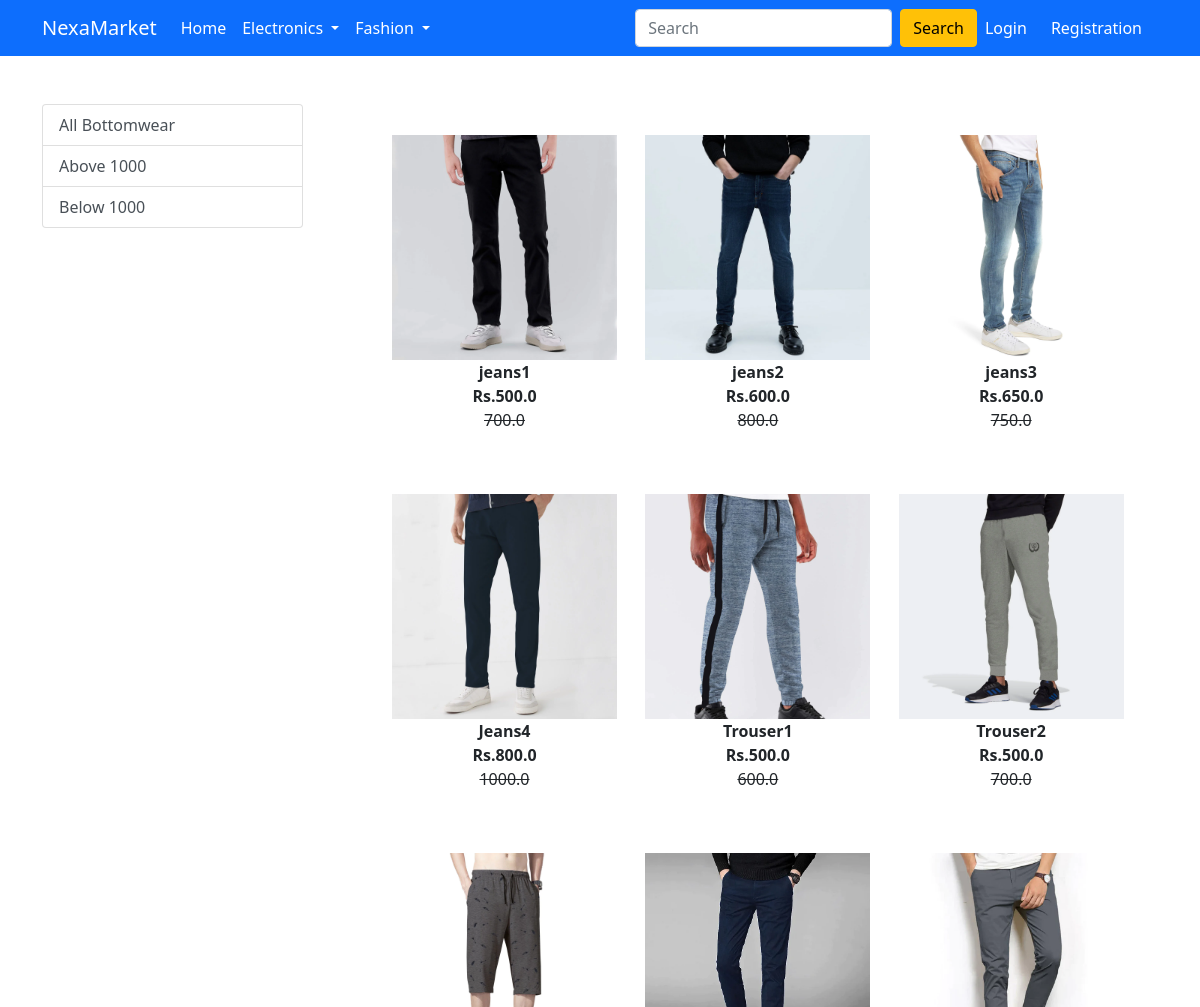
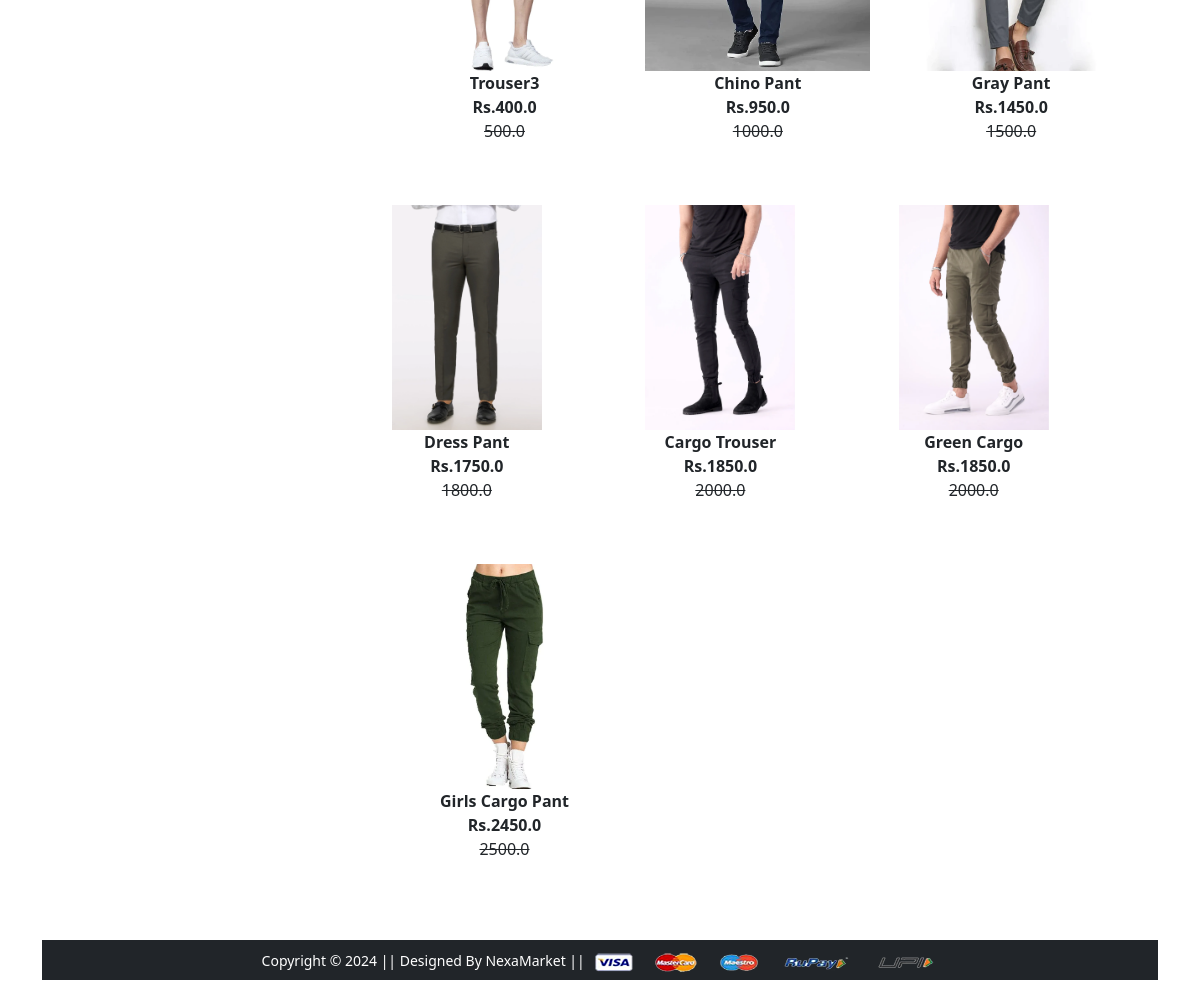
The app's page /bottomwear/ with its own data (2 pictures, top to bottom).
### app/models.py (models this page shows, shortened)
class Product(models.Model):
    title = models.CharField(max_length=100)
    selling_price = models.FloatField()
    discounted_price = models.FloatField()
    description = models.TextField()
    brand = models.CharField(max_length=100)
    category = models.CharField(choices=CATEGORY_CHOICES,max_length=2)
    product_image = models.ImageField(upload_to="productimg")

### app/views.py (the view)
# urls.py: path('bottomwear/', views.bottomwear, name='bottomwear'),
def bottomwear(request, data=None):
 if data == None:
  bottomwear = Product.objects.filter(category="BW")
 elif data == "Below":
  bottomwear = Product.objects.filter(category="BW").filter(discounted_price__lt=600)
 elif data == "Above":
  bottomwear = Product.objects.filter(category="BW").filter(discounted_price__gt=1000)
 current_items = 0
 if request.user.is_authenticated:
  current_items = len(Cart.objects.filter(user=request.user))
 return render(request, 'app/bottomwear.html',{"bottomwear":bottomwear,'current_items':current_items})

### app/templates/app/bottomwear.html (shortened to what this page needs)
{% extends 'app/base.html' %}
{% load static %}
{% block main-content %}
<div class="container my-5">
 <div class="row">
  <div class="col-sm-3">
   <div class="list-group">
    <a href="{% url "bottomwear" %}" class="list-group-item list-group-item-action
    " aria-current="True" >All Bottomwear</a>
    <a href="{% url "bottomweardata" 'Above' %}" class="list-group-item list-group-item-action
    " aria-current="True" >Above 1000</a>
    <a href="{% url "bottomweardata" 'Below' %}" class="list-group-item list-group-item-action
    " aria-current="True" >Below 1000</a>
</div>
  </div>
  <div class="col-sm-8">
    <div class="row">
    {% for product in bottomwear %}
    <div class="col-sm-4 text-center mb-4 px-3">
    <a href="{% url 'product-detail' product.id %}" class="btn">
    <div class="item">
    <img src="{{product.product_image.url}}" alt="" height="225" class="mx-5">
    <div class="fw-bold">{{product.title}}</div>
    <div class="fw-bold">Rs.{{product.discounted_price}}
    <div class="fw-light text-decoration-line-through">{{product.selling_price}}</div>
    </div>
    </a>
    </div>
    </div>
    {% endfor %}
{% endblock main-content %}

### records on screen
Product: product_image (picture), title "jeans1", discounted_price "500.0", selling_price "700.0"
Product: product_image (picture), title "jeans2", discounted_price "600.0", selling_price "800.0"
Product: product_image (picture), title "jeans3", discounted_price "650.0", selling_price "750.0"
Product: product_image (picture), title "Jeans4", discounted_price "800.0", selling_price "1000.0"
Product: product_image (picture), title "Trouser1", discounted_price "500.0", selling_price "600.0"
Product: product_image (picture), title "Trouser2", discounted_price "500.0", selling_price "700.0"
Product: product_image (picture), title "Trouser3", discounted_price "400.0", selling_price "500.0"
Product: product_image (picture), title "Chino Pant", discounted_price "950.0", selling_price "1000.0"
Product: product_image (picture), title "Gray Pant", discounted_price "1450.0", selling_price "1500.0"
Product: product_image (picture), title "Dress Pant", discounted_price "1750.0", selling_price "1800.0"
Product: product_image (picture), title "Cargo Trouser", discounted_price "1850.0", selling_price "2000.0"
Product: product_image (picture), title "Green Cargo", discounted_price "1850.0", selling_price "2000.0"
Product: product_image (picture), title "Girls Cargo Pant", discounted_price "2450.0", selling_price "2500.0"
